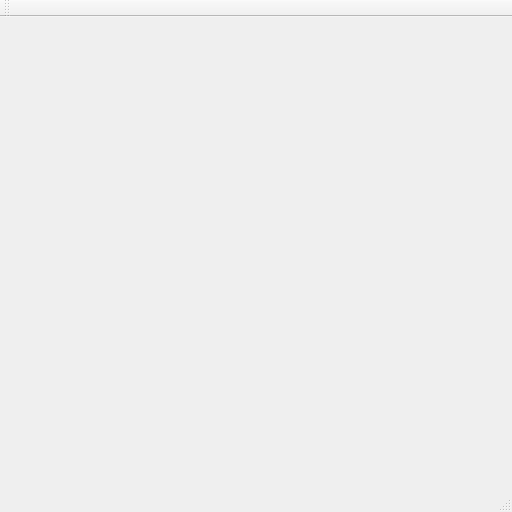
<ui version="4.0" >
 <class>raytracerClass</class>
 <widget class="QMainWindow" name="raytracerClass" >
  <property name="geometry" >
   <rect>
    <x>0</x>
    <y>0</y>
    <width>512</width>
    <height>512</height>
   </rect>
  </property>
  <property name="minimumSize" >
   <size>
    <width>200</width>
    <height>200</height>
   </size>
  </property>
  <property name="maximumSize" >
   <size>
    <width>1024</width>
    <height>1024</height>
   </size>
  </property>
  <property name="windowTitle" >
   <string>raytracer</string>
  </property>
  <widget class="QWidget" name="centralWidget" />
  <widget class="QMenuBar" name="menuBar" >
   <property name="geometry" >
    <rect>
     <x>0</x>
     <y>0</y>
     <width>512</width>
     <height>21</height>
    </rect>
   </property>
  </widget>
  <widget class="QToolBar" name="mainToolBar" >
   <property name="orientation" >
    <enum>Qt::Horizontal</enum>
   </property>
   <attribute name="toolBarArea" >
    <number>4</number>
   </attribute>
  </widget>
  <widget class="QStatusBar" name="statusBar" />
 </widget>
 <layoutdefault spacing="6" margin="11" />
 <resources/>
 <connections/>
</ui>
